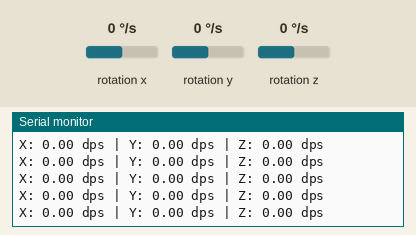
Recording of a sketch running on a simulated ESP32-C3. Parts: the last lines printed to the serial monitor. Wiring (inferred from the names in the program): MPU-9250 motion sensor at I2C address 0x68. The test bench sets the inputs (shaded band); at power-on: rotation x 0 °/s, rotation y 0 °/s, rotation z 0 °/s.

Above: at 2.3 s.
2.4 s: rotation x set to -192 °/s
At 2.42 s:
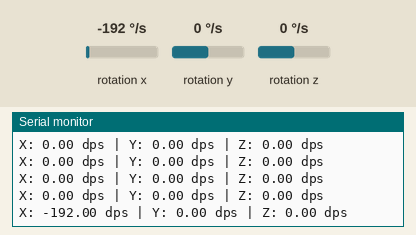
3.9 s: rotation y set to -192 °/s
At 3.94 s:
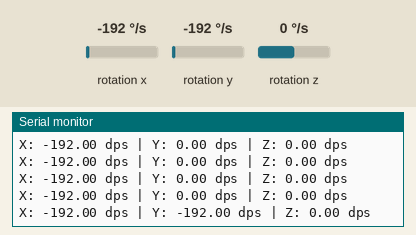
5.4 s: rotation z set to -192 °/s
At 5.45 s:
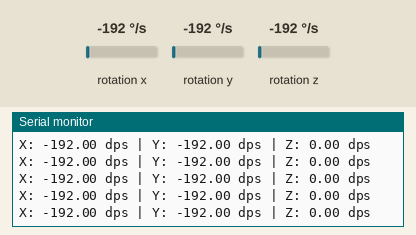

Measured:
- after the input at 2.4 s, the serial monitor: prints a new line at once (image 1)
- after the input at 3.9 s, the serial monitor: prints a new line at once (image 2)

The sketch:

mpu_6050_esp32_c3_arduino.ino
```cpp
#include <Wire.h>

const int SDA_PIN = 8;
const int SCL_PIN = 9;

uint8_t mpuAddress = 0;

// MPU6050 / MPU6500 registers
const uint8_t PWR_MGMT_1 = 0x6B;
const uint8_t GYRO_CONFIG = 0x1B;
const uint8_t GYRO_XOUT_H = 0x43;

bool writeRegister(uint8_t reg, uint8_t value) {
  Wire.beginTransmission(mpuAddress);
  Wire.write(reg);
  Wire.write(value);
  return Wire.endTransmission() == 0;
}

bool findMpu() {
  const uint8_t addresses[] = {0x68, 0x69};

  for (uint8_t i = 0; i < 2; i++) {
    Wire.beginTransmission(addresses[i]);

    if (Wire.endTransmission() == 0) {
      mpuAddress = addresses[i];
      return true;
    }
  }

  return false;
}

int16_t readInt16() {
  uint8_t highByte = Wire.read();
  uint8_t lowByte = Wire.read();

  return (int16_t)((highByte << 8) | lowByte);
}

void setup() {
  Serial.begin(115200);
  delay(1000);

  Serial.println("\nESP32-C3 MPU gyro test");

  // ESP32-C3 I2C pins
  Wire.begin(SDA_PIN, SCL_PIN);
  Wire.setClock(400000);

  if (!findMpu()) {
    Serial.println("MPU not found.");
    Serial.println("Check VCC, GND, SDA, SCL wiring.");
    while (true) {
      delay(1000);
    }
  }

  Serial.print("MPU found at I2C address: 0x");
  Serial.println(mpuAddress, HEX);

  // Reset, then wake up the sensor
  writeRegister(PWR_MGMT_1, 0x80);
  delay(100);

  writeRegister(PWR_MGMT_1, 0x01);
  writeRegister(GYRO_CONFIG, 0x00);  // gyro range: +/-250 degrees/second

  Serial.println("Gyro ready. Move or shake the MPU.");
}

void loop() {
  // Point the MPU internal register cursor to gyro X high byte
  Wire.beginTransmission(mpuAddress);
  Wire.write(GYRO_XOUT_H);

  if (Wire.endTransmission(false) != 0) {
    Serial.println("I2C error.");
    delay(500);
    return;
  }

  // Read X, Y, Z: each axis uses two bytes
  if (Wire.requestFrom(mpuAddress, (uint8_t)6) != 6) {
    Serial.println("Gyro read failed.");
    delay(500);
    return;
  }

  int16_t rawX = readInt16();
  int16_t rawY = readInt16();
  int16_t rawZ = readInt16();

  // At +/-250 dps, MPU6050 uses 131 raw counts per degree/second
  float gyroX = rawX / 131.0;
  float gyroY = rawY / 131.0;
  float gyroZ = rawZ / 131.0;

  Serial.print("X: ");
  Serial.print(gyroX, 2);
  Serial.print(" dps | Y: ");
  Serial.print(gyroY, 2);
  Serial.print(" dps | Z: ");
  Serial.print(gyroZ, 2);
  Serial.println(" dps");

  delay(100);
}
```
